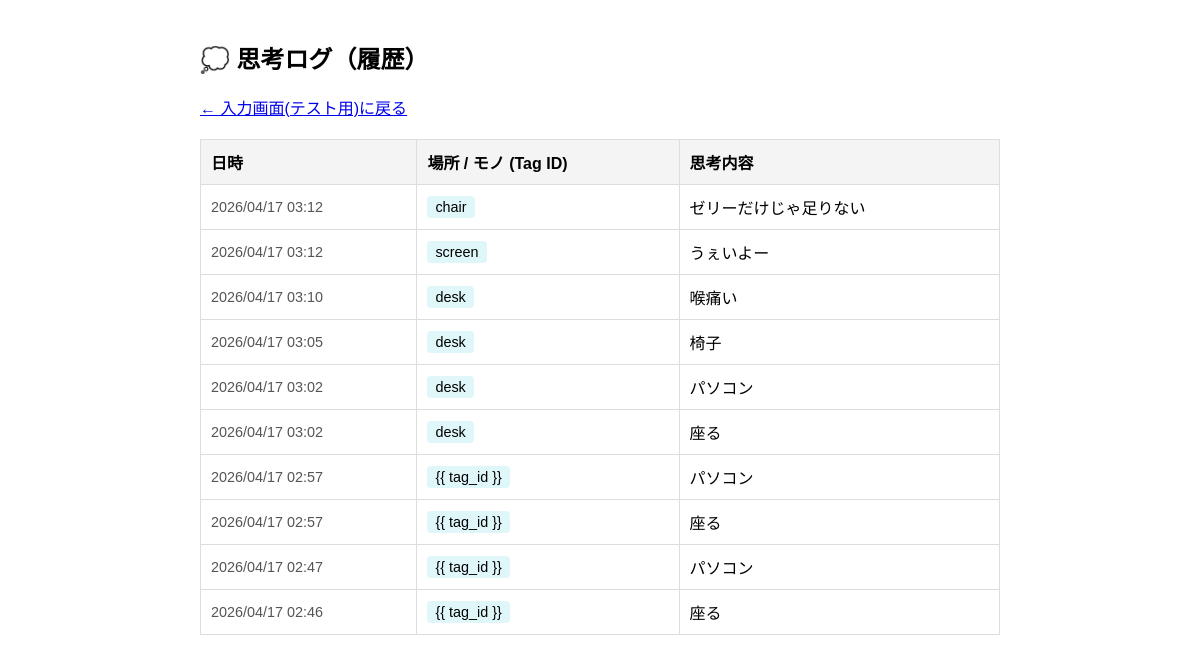
Page /list/ on the committed database.
### Core/models.py (models this page shows, shortened)
class Event(models.Model):
    tag_id = models.CharField(max_length = 100, help_text = "NFCタグの固有ID")
    timestamp = models.DateTimeField(auto_now_add = True)
    time_phase = models.CharField(max_length = 50, help_text = "morning, afternoon, nightなど")
    text = models.TextField(help_text = "思考や出来事")
    emotion_tag = models.CharField(max_length = 50, blank = True, null = True, help_text = "任意の手動タグ")
    embedding = VectorField(dimensions = 384, null = True, blank = True)

### Core/views.py (the view)
# urls.py: path('list/', views.event_list, name = 'event_list'), ## 保存されたイベントの一覧表示
def event_list(request):
    events = Event.objects.all().order_by('-timestamp')
    return render(request, 'Core/list.html', {'events': events})

### Core/templates/Core/list.html (shortened to what this page needs)
<!DOCTYPE html>
<html lang="ja">
<head>
    {% load static %}
    <link rel = "stylesheet" href = "{% static 'Core/style-list.css' %}">
</head>
<body>
    <h2>💭 思考ログ（履歴）</h2>
    <a href="/?tag_id=test_tag_001">← 入力画面(テスト用)に戻る</a>
    <table>
        <thead>
            <tr>
                <th>日時</th>
                <th>場所 / モノ (Tag ID)</th>
                <th>思考内容</th>
            </tr>
        </thead>
        <tbody>
            {% for event in events %}
            <tr>
                <td class="timestamp">{{ event.timestamp|date:"Y/m/d H:i" }}</td>
                <td><span class="tag">{{ event.tag_id }}</span></td>
                <td>{{ event.text }}</td>
            </tr>
            {% empty %}
            <tr>
                <td colspan="3" style="text-align: center; color: #888;">まだ記録がありません。</td>
            </tr>
            {% endfor %}
        </tbody>
    </table>
</body>
</html>

### Core/static/Core/style-list.css (style rules this page uses)
body { font-family: sans-serif; padding: 20px; max-width: 800px; margin: 0 auto; }
table { width: 100%; border-collapse: collapse; margin-top: 20px; }
th, td { border: 1px solid #ddd; padding: 10px; text-align: left; }
th { background-color: #f4f4f4; }
.timestamp { font-size: 0.9em; color: #555; }
.tag { display: inline-block; background-color: #e0f7fa; padding: 3px 8px; border-radius: 4px; font-size: 0.9em; }

### rows in the picture
Event: timestamp "2026/04/17 03:12", tag_id "chair", text "ゼリーだけじゃ足りない"
Event: timestamp "2026/04/17 03:12", tag_id "screen", text "うぇいよー"
Event: timestamp "2026/04/17 03:10", tag_id "desk", text "喉痛い"
Event: timestamp "2026/04/17 03:05", tag_id "desk", text "椅子"
Event: timestamp "2026/04/17 03:02", tag_id "desk", text "パソコン"
Event: timestamp "2026/04/17 03:02", tag_id "desk", text "座る"
Event: timestamp "2026/04/17 02:57", tag_id "{{ tag_id }}", text "パソコン"
Event: timestamp "2026/04/17 02:57", tag_id "{{ tag_id }}", text "座る"
Event: timestamp "2026/04/17 02:47", tag_id "{{ tag_id }}", text "パソコン"
Event: timestamp "2026/04/17 02:46", tag_id "{{ tag_id }}", text "座る"
